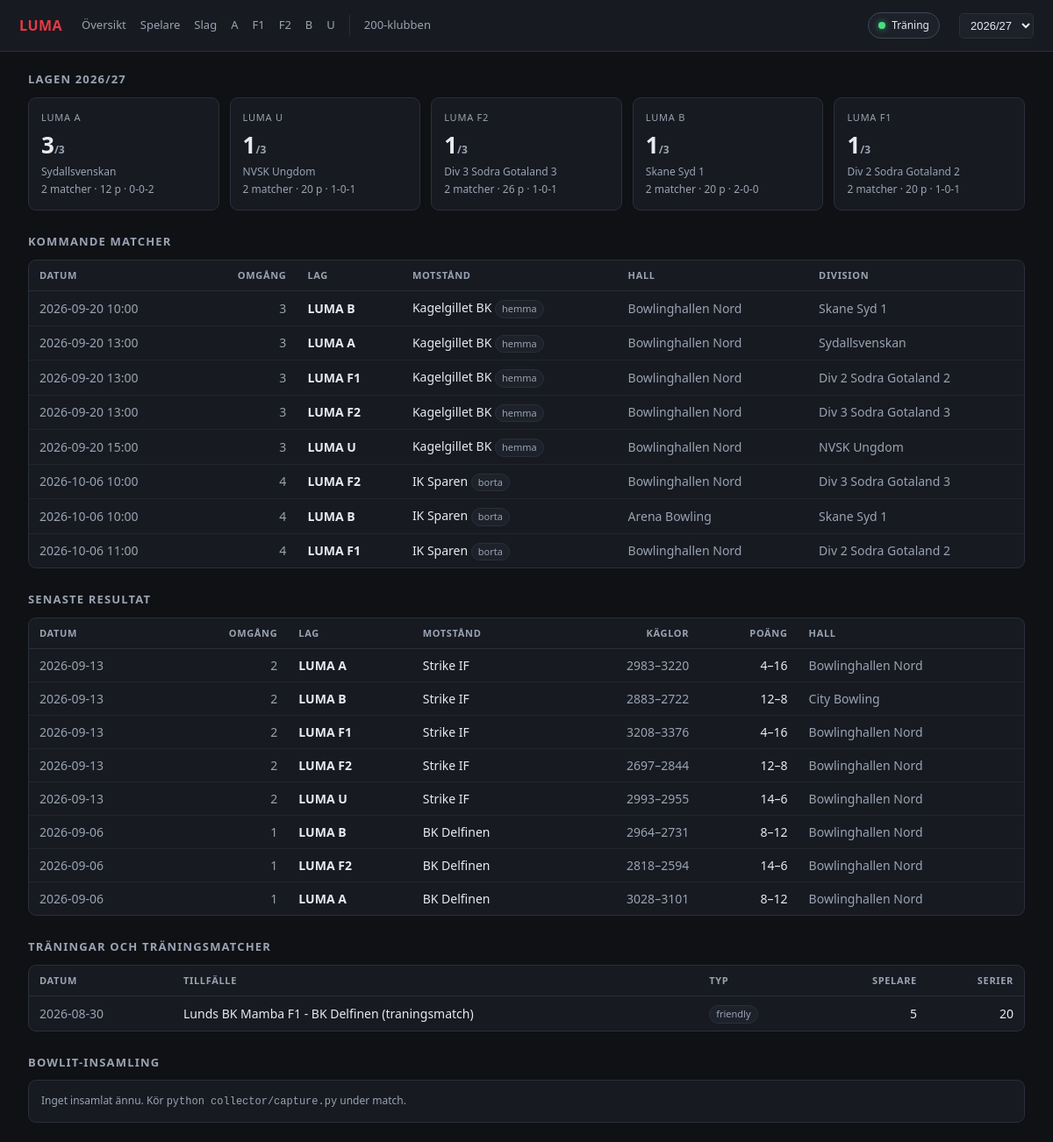
The page / on the database its author committed.
### tables this page shows
CREATE TABLE bits_match (
    match_id   INTEGER PRIMARY KEY,
    season     INTEGER, division_id INTEGER, division TEXT, league TEXT,
    round_id   INTEGER, played_at TEXT,
    home_id INTEGER, home TEXT, away_id INTEGER, away TEXT,
    home_score INTEGER, away_score INTEGER,
    home_pts REAL, away_pts REAL,
    hall_id INTEGER, hall TEXT, city TEXT,
    oil_pattern TEXT, scheme_id TEXT, has_been_played INTEGER
);

CREATE TABLE social_session (
    id        INTEGER PRIMARY KEY,      -- the BookId, used as social_game.match_id
    alley_id  INTEGER,
    season    INTEGER,
    played_on TEXT,
    kind      TEXT,                     -- 'practice', 'friendly', 'cup'
    label     TEXT
);

### web/app.py (the view)
@app.route("/")
def index():
    s = season_arg()
    rows = q("""
        SELECT t.team_id, t.team, t.division_id, m.division, m.league,
               t.matches, t.win, t.draw, t.loss, t.points, t.diff,
               (SELECT COUNT(*) + 1 FROM bits_standing x
                 WHERE x.season = t.season AND x.division_id = t.division_id
                   AND (x.points > t.points
                        OR (x.points = t.points AND x.diff > t.diff))) AS pos,
               (SELECT COUNT(*) FROM bits_standing x
                 WHERE x.season = t.season AND x.division_id = t.division_id) AS teams_in_div
        FROM bits_standing t
        JOIN (SELECT DISTINCT season, division_id, division, league FROM bits_match) m
          ON m.season = t.season AND m.division_id = t.division_id
        WHERE t.season = ? AND t.team LIKE ?
        ORDER BY t.division_id
    """, s, CLUB)
    recent = q("""
        SELECT * FROM bits_match
        WHERE season = ? AND has_been_played = 1
          AND (home LIKE ? OR away LIKE ?)
        ORDER BY played_at DESC LIMIT 8
    """, s, CLUB, CLUB)
    upcoming = q("""
        SELECT * FROM bits_match
        WHERE season = ? AND has_been_played = 0
          AND (home LIKE ? OR away LIKE ?)
        ORDER BY played_at LIMIT 8
    """, s, CLUB, CLUB)
    caps = q("""SELECT COUNT(*) n, COUNT(DISTINCT book_id) books,
                       MIN(ts) first_ts, MAX(ts) last_ts FROM capture""")[0]
    sessions = q("""
        SELECT s.*, (SELECT COUNT(*) FROM social_game g WHERE g.match_id = s.id) games,
               (SELECT COUNT(DISTINCT g.player) FROM social_game g WHERE g.match_id = s.id) players
        FROM social_session s WHERE s.season = ? ORDER BY s.played_on DESC
    """, s)
    return render_template("index.html", season=s, standings=rows,
                           recent=recent, upcoming=upcoming, caps=caps,
                           sessions=sessions if show_practice() else [])

### collector/store.py (called while the page is built)
def connect():
    DB.parent.mkdir(parents=True, exist_ok=True)
    con = sqlite3.connect(DB)
    con.row_factory = sqlite3.Row
    con.executescript(SCHEMA)
    return con

### web/app.py (called while the page is built)
def q(sql, *args):
    return connect().execute(sql, args).fetchall()

def seasons():
    rows = q("SELECT DISTINCT season FROM bits_match ORDER BY season DESC")
    return [r["season"] for r in rows]

def season_arg():
    ss = seasons()
    want = request.args.get("season", type=int)
    return want if want in ss else (ss[0] if ss else None)

def label(season):
    return f"{season}/{str(season + 1)[2:]}"

def show_practice():
    v = request.args.get("practice")
    return v not in ("0", "false", "no")

def urval_scope():
    return URVAL_SCOPES.get(request.endpoint or "")

def _parse_last(v):
    v = (v or "").strip().lower()
    return int(v) if v.isdigit() and int(v) > 0 else None

def last_arg():
    v = request.args.get("last")
    if v is None:
        scope = urval_scope()
        v = request.cookies.get(f"{URVAL_COOKIE}_{scope}") if scope else None
    return _parse_last(v)

def qargs(season=None, practice=None, last=None):
    season = season_arg() if season is None else season
    practice = show_practice() if practice is None else practice
    q = f"?season={season}"
    if not practice:
        q += "&practice=0"
    if last:
        q += f"&last={last}"
    return q

@app.after_request
def remember_urval(resp):
    path = URL_PREFIX or "/"
    scope = urval_scope()
    v = (request.args.get("last") or "").strip().lower()
    if scope and (v == "alla" or _parse_last(v)):
        resp.set_cookie(f"{URVAL_COOKIE}_{scope}", v, max_age=365 * 24 * 3600,
                        path=path, samesite="Lax")
    if URVAL_COOKIE in request.cookies:      # the old shared setting
        resp.delete_cookie(URVAL_COOKIE, path=path)
    return resp

@app.template_filter("team")
def team_label(name):
    if not name:
        return name
    n = name.strip()
    if " – " in n:
        return " – ".join(team_label(part) for part in n.split(" – "))
    if not n.startswith(CLUB_PREFIX):
        return n
    return f"{CLUB_LABEL} {n[len(CLUB_PREFIX):].strip() or 'A'}"

@app.context_processor
def globals_():
    return dict(all_seasons=seasons(), season_label=label, teams=TEAMS,
                club_label=CLUB_LABEL, practice=show_practice(), qargs=qargs,
                last=last_arg(),
                live_reload=app.config.get("LIVE_RELOAD", False),
                B=URL_PREFIX)

### web/templates/index.html
{% extends "base.html" %}
{% block body %}
<h2>Lagen {{ season_label(season) }}</h2>
{% if standings %}
<div class="cards">
  {% for r in standings %}
  <a class="card" href="{{ B }}/team/{{ r['team_id'] }}{{ qargs() }}">
    <div class="k">{{ r['team'] | team }}</div>
    {% if r['matches'] %}
      <div class="v">{{ r['pos'] }}<span class="s">/{{ r['teams_in_div'] }}</span></div>
      <div class="s">{{ r['division'] }}</div>
      <div class="s">{{ r['matches'] }} matcher &middot; {{ r['points'] | round(0) | int }} p
        &middot; {{ r['win'] }}-{{ r['draw'] }}-{{ r['loss'] }}</div>
    {% else %}
      <div class="v mut">&ndash;</div>
      <div class="s">{{ r['division'] }}</div>
      <div class="s">{{ r['teams_in_div'] }} lag &middot; ej spelat</div>
    {% endif %}
  </a>
  {% endfor %}
</div>
{% else %}
<div class="panel"><div class="note">Inga tabeller för {{ season_label(season) }} ännu.</div></div>
{% endif %}
<h2>Kommande matcher</h2>
<div class="panel scroll">
{% if upcoming %}
<table><thead><tr><th>Datum</th><th class="num">Omgång</th><th>Lag</th><th>Motstånd</th><th>Hall</th><th>Division</th></tr></thead>
<tbody>
{% for m in upcoming %}
  {% set home = 'Mamba' in m['home'] %}
  <tr>
    <td class="mut">{{ m['played_at'][:16].replace('T',' ') }}</td>
    <td class="num mut">{{ m['round_id'] }}</td>
    <td class="us">{{ (home and m['home'] or m['away']) | team }}</td>
    <td>{{ (home and m['away'] or m['home']) | team }} <span class="pill">{{ home and 'hemma' or 'borta' }}</span></td>
    <td class="mut">{{ m['hall'] }}</td>
    <td class="mut">{{ m['division'] }}</td>
  </tr>
{% endfor %}
</tbody></table>
{% else %}<div class="note">Inga kommande matcher inlagda.</div>{% endif %}
</div>
<h2>Senaste resultat</h2>
<div class="panel scroll">
{% if recent %}
<table><thead><tr><th>Datum</th><th class="num">Omgång</th><th>Lag</th><th>Motstånd</th><th class="num">Käglor</th><th class="num">Poäng</th><th>Hall</th></tr></thead>
<tbody>
{% for m in recent %}
  {% set home = 'Mamba' in m['home'] %}
  {% set us = home and m['home_pts'] or m['away_pts'] %}
  {% set them = home and m['away_pts'] or m['home_pts'] %}
  <tr>
    <td class="mut">{{ m['played_at'][:10] }}</td>
    <td class="num mut">{{ m['round_id'] }}</td>
    <td class="us">{{ (home and m['home'] or m['away']) | team }}</td>
    <td>{{ (home and m['away'] or m['home']) | team }}</td>
    <td class="num mut">{{ home and m['home_score'] or m['away_score'] }}–{{ home and m['away_score'] or m['home_score'] }}</td>
    <td class="num">
        {{ us | round(0) | int }}–{{ them | round(0) | int }}</td>
    <td class="mut">{{ m['hall'] }}</td>
  </tr>
{% endfor %}
</tbody></table>
{% else %}<div class="note">Inga spelade matcher.</div>{% endif %}
</div>
<h2>Träningar och träningsmatcher</h2>
<div class="panel scroll">
{% if sessions %}
<table><thead><tr><th>Datum</th><th>Tillfälle</th><th>Typ</th>
<th class="num">Spelare</th><th class="num">Serier</th></tr></thead>
<tbody>
{% for s in sessions %}
<tr>
  <td class="mut">{{ s['played_on'] }}</td>
  <td><a href="{{ B }}/session/{{ s['id'] }}">{{ s['label'] }}</a></td>
  <td><span class="pill">{{ s['kind'] }}</span></td>
  <td class="num">{{ s['players'] }}</td>
  <td class="num">{{ s['games'] }}</td>
</tr>
{% endfor %}
</tbody></table>
{% elif not practice %}
<div class="note">Träningsmatcher är dolda. Slå på <em>Träning</em> uppe till höger
för att visa dem och räkna med dem i statistiken.</div>
{% else %}
<div class="note">Inga träningstillfällen inlagda för säsongen.
Lägg till med <code>python collector/fetch_social.py --booking NNNN --date YYYY-MM-DD</code>.</div>
{% endif %}
</div>
<h2>Bowlit-insamling</h2>
<div class="panel"><div class="note">
{% if caps['n'] %}
  {{ caps['n'] }} sparade poängtavlor från {{ caps['books'] }} bokningar.
  Först {{ caps['first_ts'][:16].replace('T',' ') }}, senast {{ caps['last_ts'][:16].replace('T',' ') }} UTC.
{% else %}
  Inget insamlat ännu. Kör <code>python collector/capture.py</code> under match.
{% endif %}
</div></div>
{% endblock %}

### web/templates/base.html (shortened to what this page needs)
<!doctype html>
<html lang="sv">
<head>
</head>
<body>
<header>
  <h1><span>LUMA</span></h1>
  <nav>
    <a href="{{ B }}/{{ qargs() }}">Översikt</a>
    <a href="{{ B }}/players{{ qargs() }}">Spelare</a>
    <a href="{{ B }}/shots{{ qargs() }}">Slag</a>
    {% for tid, tname in teams.items() %}
      <a href="{{ B }}/team/{{ tid }}{{ qargs() }}">{{ tname | team | replace(club_label + ' ', '') }}</a>
    {% endfor %}
    <a href="{{ B }}/200-klubben{{ qargs() }}">200-klubben</a>
  </nav>
  <a class="toggle {% if practice %}on{% endif %}"
     href="{{ qargs(practice=not practice, last=last) }}"
     title="Räkna med registrerade träningsmatcher i statistiken">
    <span class="dot"></span>Träning
  </a>
  <select onchange="location.search='?season='+this.value+'{% if not practice %}&practice=0{% endif %}{% if last %}&last={{ last }}{% endif %}'">
    {% for s in all_seasons %}
      <option value="{{ s }}" {% if s == season %}selected{% endif %}>{{ season_label(s) }}</option>
    {% endfor %}
  </select>
</header>
<main class="{% block main_class %}{% endblock %}">{% block body %}{% endblock %}</main>
</body>
</html>

### web/templates/base.html (style rules this page uses)
:root { --bg:#0f1115; --panel:#171a21; --panel2:#1d212a; --line:#2a2f3a; --ink:#e8eaf0; --muted:#9aa3b2; --accent:#e63946; --good:#4ade80; --warn:#fbbf24; }
* { box-sizing:border-box }
body { margin:0;background:var(--bg);color:var(--ink); font:14px/1.5 "Segoe UI",system-ui,-apple-system,sans-serif }
a { color:inherit;text-decoration:none }
header { background:var(--panel);border-bottom:1px solid var(--line); padding:14px 22px;display:flex;gap:22px;align-items:center;flex-wrap:wrap }
header h1 { font-size:16px;margin:0;letter-spacing:.5px }
header h1 span { color:var(--accent) }
nav { display:flex;gap:16px;flex:1 }
nav a { color:var(--muted);font-size:13px }
select { background:var(--panel2);color:var(--ink);border:1px solid var(--line); border-radius:5px;padding:5px 8px;font-size:13px }
main { max-width:1180px;margin:0 auto;padding:22px }
h2 { font-size:13px;text-transform:uppercase;letter-spacing:.09em;color:var(--muted); margin:26px 0 10px;font-weight:600 }
h2:first-child { margin-top:0 }
.panel { background:var(--panel);border:1px solid var(--line);border-radius:9px;overflow:hidden }
.scroll { overflow-x:auto }
table { width:100%;border-collapse:collapse;font-variant-numeric:tabular-nums }
th { font-size:11px;text-transform:uppercase;letter-spacing:.06em;color:var(--muted); text-align:left;padding:9px 12px;border-bottom:1px solid var(--line);white-space:nowrap;font-weight:600 }
td { padding:8px 12px;border-bottom:1px solid #21252e;white-space:nowrap }
tr:last-child td { border-bottom:0 }
.num { text-align:right }
.mut { color:var(--muted) }
.us { font-weight:600 }
.cards { display:grid;grid-template-columns:repeat(auto-fill,minmax(215px,1fr));gap:12px }
.card { background:var(--panel);border:1px solid var(--line);border-radius:9px;padding:14px }
.card .k { font-size:11px;text-transform:uppercase;letter-spacing:.07em;color:var(--muted) }
.card .v { font-size:26px;font-weight:600;margin-top:4px;font-variant-numeric:tabular-nums }
.card .s { font-size:12px;color:var(--muted);margin-top:2px }
.pill { display:inline-block;padding:1px 7px;border-radius:20px;font-size:11px; background:var(--panel2);border:1px solid var(--line);color:var(--muted) }
.note { color:var(--muted);font-size:12px;padding:14px }
.toggle { display:inline-flex;align-items:center;gap:7px;padding:5px 11px;border-radius:20px; border:1px solid var(--line);background:var(--panel2);color:var(--muted);font-size:12px }
.toggle .dot { width:8px;height:8px;border-radius:50%;background:#4a5060; box-shadow:none;transition:background .15s }
.toggle.on { color:var(--ink);border-color:#3f4654 }
.toggle.on .dot { background:var(--good);box-shadow:0 0 7px rgba(74,222,128,.65) }

### rows shown on the page
bits_match: played_at "2026-09-20 10:00", round_id "3", home "LUMA B", away "Kagelgillet BK", home "hemma", hall "Bowlinghallen Nord", division "Skane Syd 1"
bits_match: played_at "2026-09-20 13:00", round_id "3", home "LUMA A", away "Kagelgillet BK", home "hemma", hall "Bowlinghallen Nord", division "Sydallsvenskan"
bits_match: played_at "2026-09-20 13:00", round_id "3", home "LUMA F1", away "Kagelgillet BK", home "hemma", hall "Bowlinghallen Nord", division "Div 2 Sodra Gotaland 2"
bits_match: played_at "2026-09-20 13:00", round_id "3", home "LUMA F2", away "Kagelgillet BK", home "hemma", hall "Bowlinghallen Nord", division "Div 3 Sodra Gotaland 3"
bits_match: played_at "2026-09-20 15:00", round_id "3", home "LUMA U", away "Kagelgillet BK", home "hemma", hall "Bowlinghallen Nord", division "NVSK Ungdom"
bits_match: played_at "2026-10-06 10:00", round_id "4", away "LUMA F2", home "IK Sparen", home "borta", hall "Bowlinghallen Nord", division "Div 3 Sodra Gotaland 3"
bits_match: played_at "2026-10-06 10:00", round_id "4", away "LUMA B", home "IK Sparen", home "borta", hall "Arena Bowling", division "Skane Syd 1"
bits_match: played_at "2026-10-06 11:00", round_id "4", away "LUMA F1", home "IK Sparen", home "borta", hall "Bowlinghallen Nord", division "Div 2 Sodra Gotaland 2"
bits_match: played_at "2026-09-13", round_id "2", away "LUMA A", home "Strike IF", away_score "2983", home_score "3220", away_pts "4", home_pts "16", hall "Bowlinghallen Nord"
bits_match: played_at "2026-09-13", round_id "2", away "LUMA B", home "Strike IF", away_score "2883", home_score "2722", away_pts "12", home_pts "8", hall "City Bowling"
bits_match: played_at "2026-09-13", round_id "2", away "LUMA F1", home "Strike IF", away_score "3208", home_score "3376", away_pts "4", home_pts "16", hall "Bowlinghallen Nord"
bits_match: played_at "2026-09-13", round_id "2", away "LUMA F2", home "Strike IF", away_score "2697", home_score "2844", away_pts "12", home_pts "8", hall "Bowlinghallen Nord"
bits_match: played_at "2026-09-13", round_id "2", away "LUMA U", home "Strike IF", away_score "2993", home_score "2955", away_pts "14", home_pts "6", hall "Bowlinghallen Nord"
bits_match: played_at "2026-09-06", round_id "1", home "LUMA B", away "BK Delfinen", home_score "2964", away_score "2731", home_pts "8", away_pts "12", hall "Bowlinghallen Nord"
bits_match: played_at "2026-09-06", round_id "1", home "LUMA F2", away "BK Delfinen", home_score "2818", away_score "2594", home_pts "14", away_pts "6", hall "Bowlinghallen Nord"
bits_match: played_at "2026-09-06", round_id "1", home "LUMA A", away "BK Delfinen", home_score "3028", away_score "3101", home_pts "8", away_pts "12", hall "Bowlinghallen Nord"
social_session: played_on "2026-08-30", label "Lunds BK Mamba F1 - BK Delfinen (traningsmatch)", kind "friendly", players "5", games "20"

### other values the page prints
{{ tname | team | replace(club_label + ' ', '') }} "A" "F1" "F2" "B" "U"
{{ season_label(season) }} "2026/27"
{{ r['team'] | team }} "LUMA A" "LUMA U" "LUMA F2" "LUMA B" "LUMA F1"
{{ r['pos'] }} "3" "1" "1" "1" "1"
{{ r['teams_in_div'] }} "3" "3" "3" "3" "3"
{{ r['division'] }} "Sydallsvenskan" "NVSK Ungdom" "Div 3 Sodra Gotaland 3" "Skane Syd 1" "Div 2 Sodra Gotaland 2"
{{ r['matches'] }} "2" "2" "2" "2" "2"
{{ r['points'] | round(0) | int }} "12" "20" "26" "20" "20"
{{ r['win'] }} "0" "1" "1" "2" "1"
{{ r['draw'] }} "0" "0" "0" "0" "0"
{{ r['loss'] }} "2" "1" "1" "0" "1"
form field value "2026/27"
